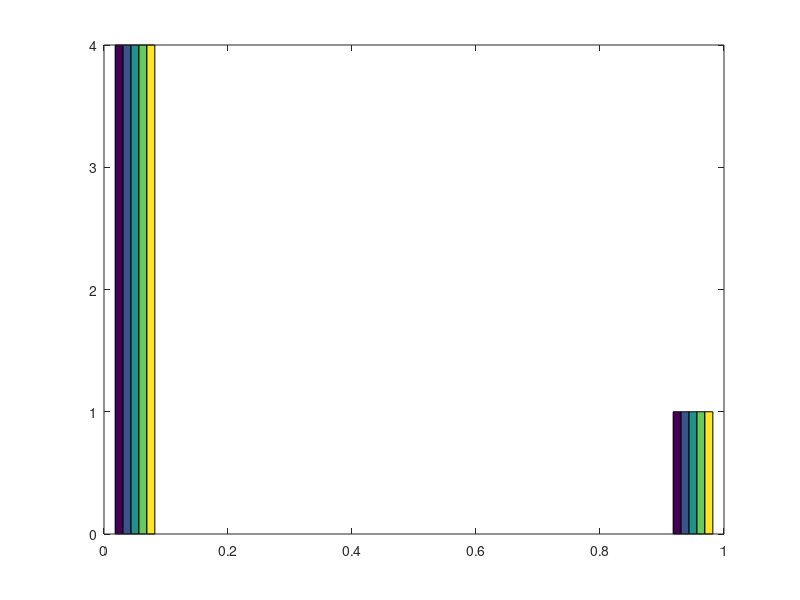

The MATLAB source for this figure: (Note: this script raises an error after producing the figure.)
A = eye(5)
hist(A)
pinv(A)
A = magic(3)
sum(sum(A .* eye(9)))
A = [1 2; 3 4; 5 6]
A(3, 2)
t = [0:0.01:0.98]
y2 = cos(2 * pi * 4 * t)
y1 = sin(2 * pi * 4 * t)
plot (t, y2)
hold on
plot (t, y1, 'r')
xlabel('time')
ylabel('value')
legend('sin', 'cos')
title('titre')
close
figure(1); plot(t, y1, 'r')
figure(1); plot(t, y2)
subplot(4,4,1)
plot (t, y1, 'r')
subplot(4,4,2)
plot (t, y1, 'b')
clf


